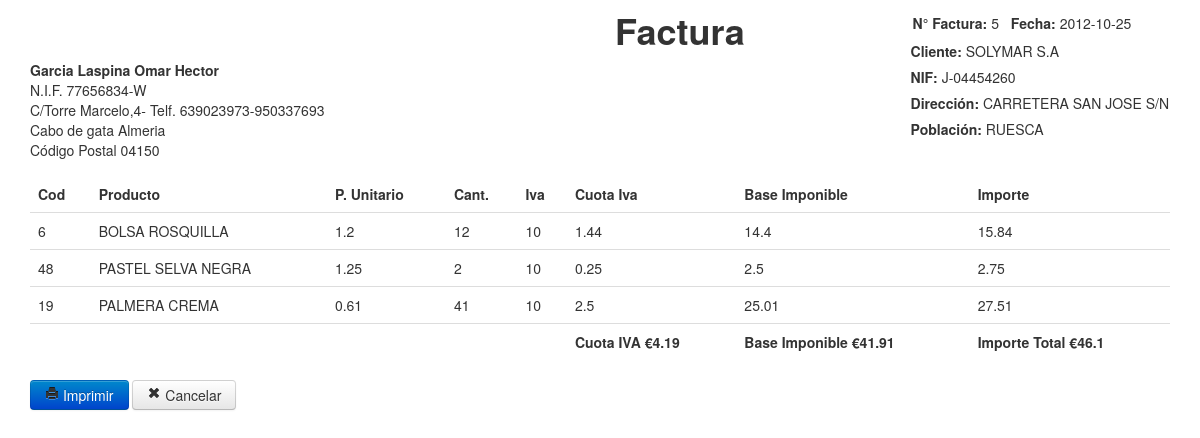
The page /factura/Imprimirfactura.php?idfact=9 (signed in) on the database its author committed.
### tables this page shows
CREATE TABLE `factura` (
  `idfactura` bigint(10) NOT NULL AUTO_INCREMENT,
  `idcliente` bigint(10) NOT NULL,
  `fecha` date NOT NULL,
  `total` float NOT NULL,
  `numerofactura` bigint(20) DEFAULT NULL,
  `anulada` bigint(2) NOT NULL,
  `totaliva` float DEFAULT NULL,
  `totalneto` float DEFAULT NULL,
  PRIMARY KEY (`idfactura`)
);

CREATE TABLE `cliente` (
  `idcliente` bigint(10) NOT NULL AUTO_INCREMENT,
  `nombre` varchar(50) NOT NULL,
  `apellido` varchar(50) DEFAULT NULL,
  `cuit` varchar(50) NOT NULL DEFAULT '',
  `dni` varchar(50) NOT NULL,
  `email` varchar(100) DEFAULT NULL,
  `iddomicilio` bigint(10) NOT NULL,
  `2apellido` varchar(50) DEFAULT NULL,
  PRIMARY KEY (`idcliente`)
);

CREATE TABLE `domicilio` (
  `iddomicilio` bigint(10) NOT NULL AUTO_INCREMENT,
  `calle` varchar(100) NOT NULL,
  `numero` varchar(10) NOT NULL,
  `localidad` varchar(100) NOT NULL,
  PRIMARY KEY (`iddomicilio`)
);

CREATE TABLE `renglon_factura` (
  `idrenglon` bigint(20) NOT NULL AUTO_INCREMENT,
  `idproducto` bigint(20) NOT NULL,
  `punitario` float NOT NULL,
  `cantidad` int(11) NOT NULL,
  `total` float NOT NULL,
  `neto` float NOT NULL,
  `idfactura` bigint(20) NOT NULL,
  `valoriva` float NOT NULL,
  `iva` float NOT NULL,
  PRIMARY KEY (`idrenglon`)
);

CREATE TABLE `producto` (
  `idproducto` bigint(10) NOT NULL AUTO_INCREMENT,
  `iva` float NOT NULL,
  `descripcion` varchar(100) NOT NULL,
  `precioref` float NOT NULL,
  PRIMARY KEY (`idproducto`)
);

### negocios/factura/traerdoc.php (called while the page is built, shortened)
<?php
function traerdoc($id, $table) {
    $query = "SELECT * FROM $table WHERE id$table=$id";
    $result = mysql_query($query);
    $fila = mysql_fetch_assoc($result);
    return $fila;
}
function traer_renglones($id, $table) {
    $query = "SELECT * FROM renglon_$table WHERE id$table=$id";
    $result = mysql_query($query);
    return $result;
}
?>

### negocios/cliente/clienteonfactura.php (called while the page is built, shortened)
<?php
function select_cliente($id) {
    $query = "SELECT  cliente.idcliente, cliente.nombre, cliente.apellido, cliente.2apellido, cliente.cuit, cliente.dni, cliente.email, domicilio.iddomicilio,domicilio.calle, domicilio.localidad, domicilio.numero
FROM cliente
INNER JOIN domicilio
ON cliente.iddomicilio = domicilio.iddomicilio WHERE idcliente=".$id."";
    $result = mysql_query($query);
    while ($fila = mysql_fetch_assoc($result)) {
        $arraycliente = array(
            "idcliente" => $fila["idcliente"],
            "nombre" => $fila["nombre"],
            "apellido" => $fila["apellido"],
            "apellido2" => $fila["2apellido"],
            "nif" => $fila["cuit"],
            "dni" => $fila["dni"],
            "email" => $fila["email"],
            "iddomicilio" => $fila["iddomicilio"],
            "calle" => $fila["calle"],
            "poblacion" => $fila["localidad"],
            "numero" => $fila["numero"],
        );
    }
    return $arraycliente;
}
?>

### negocios/producto/productoonfactura.php (called while the page is built, shortened)
<?php
function select_prod($id) {
    $query = "SELECT * FROM producto WHERE idproducto=".$id."";
    $result = mysql_query($query);
    while ($fila = mysql_fetch_assoc($result)) {
       $descripcion = $fila['descripcion'];
    }
    return $descripcion;
}
?>

### controlador/redirect.php (called while the page is built, shortened)
<?php
function validarSesion() {
    $session = NULL;
    if (isset($_SESSION['admin'])) {
        $session = "main.php";
    } else {
        $session = "mainusr.php";
    }
    return $session;
}
?>

### factura/Imprimirfactura.php (the view, shortened to what this page needs)
<?php
include (RUTA_ABS."/../controlador/redirect.php");
include (RUTA_ABS."/../negocios/factura/traerdoc.php");
include (RUTA_ABS."/../negocios/cliente/clienteonfactura.php");
include (RUTA_ABS."/../negocios/producto/productoonfactura.php");
$doc = traerdoc($_GET["idfact"],"factura");
$cliente = select_cliente($doc['idcliente']);
$renglones = traer_renglones($doc["idfactura"],"factura")
?>
<!DOCTYPE html>
<html>
    <head>
        <link href="../css/bootstrap.min.css" rel="stylesheet" type="text/css">
        <link href="../css/bootstrap-responsive.min.css" rel="stylesheet" type="text/css">
        <link media="screen" href="factura.css" rel="stylesheet" type="text/css">
        <link media="print" href="printfactura.css" rel="stylesheet" type="text/css">
    </head>
    <body>
        <div  id="header" >
            <div class="datosfactura"  >
                <form class="form-inline" style="margin: 3px">
                    <label  for="numfactura"><b>N° Factura:</b> </label>  <label id="numfactura"> <?php echo $doc['numerofactura']; ?></label>
<label for="fecha">&nbsp&nbsp<b>Fecha: </b> </label> <?php echo $doc['fecha']; ?>
                </form>
                <form class="form-inline" style="margin: 1px">
                    <label for="inputcliente"><b>Cliente: </b></label> <label id="cliente" /><?php echo $cliente['nombre']." ".$cliente['apellido']." ".$cliente['apellido2']; ?></label>
                </form>
                <form class="form-inline" style="margin: 1px">
                    <label for="nif"><b>NIF:</b> </label>  <label id="nif" name="nif"> <?php echo $cliente['nif'] ?> </label>
                </form>
                <form class="form-inline" style="margin: 1px">
                    <label for="direccion"><b>Dirección: </b> </label>  <label id="dir" name="dir"> <?php echo $cliente['calle']." ".$cliente['numero']; ?> </label>
                </form>
                <form class="form-inline" style="margin: 1px">
                    <label  for="poblacion"><b>Población: </b></label>  <label id="poblacion" name="poblacion"> <?php echo $cliente['poblacion']; ?> </label>
                </form>
            </div>
            <div class="titulofactura">
                <h1 class="titulo">Factura  </h1>
                 <address >
                    <strong>Garcia Laspina Omar Hector</strong><br>
                    N.I.F. 77656834-W<br>
                    C/Torre Marcelo,4- Telf. 639023973-950337693<br>
                    Cabo de gata Almeria<br>
                    Código Postal 04150<br>
                </address>
            </div>
        </div>
        <div id="container">
            <div class="tablafactura" style="margin-top: 1px">
                <table class="table table-hover" style="margin-top: 1px">
                    <thead>
                        <tr>
                            <th>Cod</th>
                            <th>Producto</th>
                            <th>P. Unitario </th>
                            <th>Cant.</th>
                            <th>Iva</th>
                            <th>Cuota Iva</th>
                             <th>Base Imponible</th>
                            <th>Importe</th>
                        </tr>
                    </thead>
                    <tbody id="tbody">
                        <?php
                        while($fila = mysql_fetch_assoc($renglones)){
                            echo '<tr name="fila"> ';
                            echo '<td>'.$fila['idproducto'].'</td>';
                            echo '<td>'.select_prod($fila["idproducto"]).'</td>';
                            echo '<td>'.$fila['punitario'].'</td>';
                            echo '<td>'.$fila['cantidad'].'</td>';
                            echo '<td>'.$fila['iva'].'</td>';
                            echo '<td>'.$fila['valoriva'].'</td>';
                            echo '<td>'.$fila['neto'].'</td>';
                            echo '<td>'.$fila['total'].'</td>';
                            echo '</tr>';
                        }
                        ?>
                    </tbody>
                    <thead>
                        <tr>
                            <th></th>
                            <th></th>
                            <th></th>
                            <th></th>
                            <th></th>
                            <th>Cuota IVA <output id="totaliva"><?php echo "€".$doc['totaliva'] ?></output></th>
                            <th>Base Imponible <output id="totalneto"><?php echo "€".$doc['totalneto'] ?></output></th>
                            <th>Importe Total <output id="total"><?php echo "€".$doc['total'] ?></output> </th>
                        </tr>
                    </thead>
                </table>
            </div>
            <div class="botonfilas">
                    <button onclick="window.print();" class="btn btn-primary" type="button"> <i class=" icon-print"></i> Imprimir</button>
                    <button onclick="window.open('../<?php echo validarSesion(); ?>?iu=modtablafactura.php&mdir=negocios&dir=factura','_self');" class="btn " type="button"> <i class="icon-remove"></i> Cancelar</button>
            </div>
        </div>
    </body>
</html>

### factura/factura.css (style rules this page uses)
#header { height: 165px; }
.datosfactura { float: right; margin-right:30px; height: auto; }
.titulofactura { margin-left: 30px; }
.titulo { margin-left: 50%; margin-right: 50%; }
.tablafactura { margin-left: 30px; margin-right: 30px; }
.botonfilas { position: absolute; margin-left: 30px; }

### factura/printfactura.css (style rules this page uses)
#header { height: 165px; }
.datosfactura { float:right; margin-right: 5px; height: auto; }
.titulo { margin-left: 30%; margin-right: 50%; }
.titulofactura { margin-left: 30px; height: 170px; }
.tablafactura { margin-left: 30px; margin-right: 30px; }
.botonfilas { display: none; }

### rows shown on the page
factura: numerofactura "5", fecha "2012-10-25", totaliva "4.19", totalneto "41.91", total "46.1"
cliente: nombre "SOLYMAR S.A", iddomicilio.calle "CARRETERA SAN JOSE", iddomicilio.numero "S/N", iddomicilio.localidad "RUESCA"
renglon_factura: idproducto "6", idproducto.descripcion "BOLSA ROSQUILLA", punitario "1.2", cantidad "12", iva "10", valoriva "1.44", neto "14.4", total "15.84"
renglon_factura: idproducto "48", idproducto.descripcion "PASTEL SELVA NEGRA", punitario "1.25", cantidad "2", iva "10", valoriva "0.25", neto "2.5", total "2.75"
renglon_factura: idproducto "19", idproducto.descripcion "PALMERA CREMA", punitario "0.61", cantidad "41", iva "10", valoriva "2.5", neto "25.01", total "27.51"

### other values the page prints
$cliente['nif'] "J-04454260"
